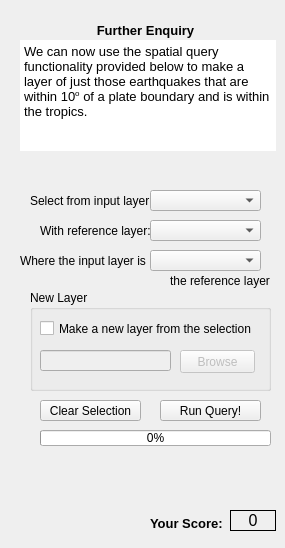
  <widget class="QWizardPage" name="wizardPage12">
   <widget class="QLabel" name="label_55">
    <property name="geometry">
     <rect>
      <x>20</x>
      <y>250</y>
      <width>131</width>
      <height>21</height>
     </rect>
    </property>
    <property name="text">
     <string>Where the input layer is :</string>
    </property>
   </widget>
   <widget class="QLabel" name="label_66">
    <property name="geometry">
     <rect>
      <x>170</x>
      <y>270</y>
      <width>101</width>
      <height>21</height>
     </rect>
    </property>
    <property name="text">
     <string>the reference layer</string>
    </property>
   </widget>
   <widget class="QProgressBar" name="queryProgBar_2">
    <property name="geometry">
     <rect>
      <x>40</x>
      <y>430</y>
      <width>231</width>
      <height>16</height>
     </rect>
    </property>
    <property name="value">
     <number>0</number>
    </property>
   </widget>
   <widget class="QPushButton" name="runQuery_2">
    <property name="geometry">
     <rect>
      <x>160</x>
      <y>400</y>
      <width>101</width>
      <height>21</height>
     </rect>
    </property>
    <property name="text">
     <string>Run Query!</string>
    </property>
   </widget>
   <widget class="QGroupBox" name="newLayergroupBox_2">
    <property name="geometry">
     <rect>
      <x>30</x>
      <y>290</y>
      <width>241</width>
      <height>101</height>
     </rect>
    </property>
    <property name="title">
     <string>New Layer</string>
    </property>
    <widget class="QCheckBox" name="newLayercheckBox_2">
     <property name="geometry">
      <rect>
       <x>10</x>
       <y>30</y>
       <width>241</width>
       <height>17</height>
      </rect>
     </property>
     <property name="text">
      <string>Make a new layer from the selection</string>
     </property>
    </widget>
    <widget class="QLineEdit" name="queryLineEdit_2">
     <property name="enabled">
      <bool>false</bool>
     </property>
     <property name="geometry">
      <rect>
       <x>10</x>
       <y>60</y>
       <width>131</width>
       <height>21</height>
      </rect>
     </property>
    </widget>
    <widget class="QPushButton" name="queryBrowseButton_2">
     <property name="enabled">
      <bool>false</bool>
     </property>
     <property name="geometry">
      <rect>
       <x>150</x>
       <y>60</y>
       <width>75</width>
       <height>23</height>
      </rect>
     </property>
     <property name="text">
      <string>Browse</string>
     </property>
    </widget>
   </widget>
   <widget class="QLabel" name="label_67">
    <property name="geometry">
     <rect>
      <x>40</x>
      <y>220</y>
      <width>121</width>
      <height>21</height>
     </rect>
    </property>
    <property name="text">
     <string>With reference layer:</string>
    </property>
   </widget>
   <widget class="QLabel" name="label_68">
    <property name="geometry">
     <rect>
      <x>30</x>
      <y>190</y>
      <width>121</width>
      <height>21</height>
     </rect>
    </property>
    <property name="text">
     <string>Select from input layer:</string>
    </property>
   </widget>
   <widget class="QPushButton" name="clearSelection_2">
    <property name="geometry">
     <rect>
      <x>40</x>
      <y>400</y>
      <width>101</width>
      <height>21</height>
     </rect>
    </property>
    <property name="text">
     <string>Clear Selection</string>
    </property>
   </widget>
   <widget class="QComboBox" name="queryComboBox_2">
    <property name="geometry">
     <rect>
      <x>150</x>
      <y>250</y>
      <width>111</width>
      <height>21</height>
     </rect>
    </property>
   </widget>
   <widget class="QComboBox" name="inputComboBox_4">
    <property name="geometry">
     <rect>
      <x>150</x>
      <y>190</y>
      <width>111</width>
      <height>21</height>
     </rect>
    </property>
   </widget>
   <widget class="QComboBox" name="refComboBox_2">
    <property name="geometry">
     <rect>
      <x>150</x>
      <y>220</y>
      <width>111</width>
      <height>21</height>
     </rect>
    </property>
   </widget>
   <widget class="QLabel" name="label_69">
    <property name="geometry">
     <rect>
      <x>150</x>
      <y>508</y>
      <width>81</width>
      <height>31</height>
     </rect>
    </property>
    <property name="font">
     <font>
      <pointsize>10</pointsize>
      <weight>75</weight>
      <bold>true</bold>
     </font>
    </property>
    <property name="text">
     <string>Your Score:</string>
    </property>
   </widget>
   <widget class="QLabel" name="Score_label_11">
    <property name="geometry">
     <rect>
      <x>230</x>
      <y>510</y>
      <width>46</width>
      <height>21</height>
     </rect>
    </property>
    <property name="font">
     <font>
      <pointsize>12</pointsize>
     </font>
    </property>
    <property name="frameShape">
     <enum>QFrame::Panel</enum>
    </property>
    <property name="text">
     <string>0</string>
    </property>
    <property name="alignment">
     <set>Qt::AlignCenter</set>
    </property>
   </widget>
   <widget class="QLabel" name="label_70">
    <property name="geometry">
     <rect>
      <x>70</x>
      <y>20</y>
      <width>151</width>
      <height>21</height>
     </rect>
    </property>
    <property name="font">
     <font>
      <pointsize>10</pointsize>
      <weight>75</weight>
      <bold>true</bold>
     </font>
    </property>
    <property name="text">
     <string>Further Enquiry</string>
    </property>
    <property name="alignment">
     <set>Qt::AlignCenter</set>
    </property>
   </widget>
   <widget class="QTextBrowser" name="textBrowser_9">
    <property name="geometry">
     <rect>
      <x>20</x>
      <y>40</y>
      <width>256</width>
      <height>111</height>
     </rect>
    </property>
    <property name="frameShape">
     <enum>QFrame::NoFrame</enum>
    </property>
    <property name="frameShadow">
     <enum>QFrame::Plain</enum>
    </property>
    <property name="html">
     <string>&lt;!DOCTYPE HTML PUBLIC &quot;-//W3C//DTD HTML 4.0//EN&quot; &quot;http://www.w3.org/TR/REC-html40/strict.dtd&quot;&gt;
&lt;html&gt;&lt;head&gt;&lt;meta name=&quot;qrichtext&quot; content=&quot;1&quot; /&gt;&lt;style type=&quot;text/css&quot;&gt;
p, li { white-space: pre-wrap; }
&lt;/style&gt;&lt;/head&gt;&lt;body style=&quot; font-family:'MS Shell Dlg 2'; font-size:8.25pt; font-weight:400; font-style:normal;&quot;&gt;
&lt;p style=&quot; margin-top:0px; margin-bottom:0px; margin-left:0px; margin-right:0px; -qt-block-indent:0; text-indent:0px;&quot;&gt;&lt;span style=&quot; font-size:10pt;&quot;&gt;We can now use the spatial query functionality provided below to make a layer of just those earthquakes that are within 10&lt;/span&gt;&lt;span style=&quot; font-size:10pt; vertical-align:super;&quot;&gt;o&lt;/span&gt;&lt;span style=&quot; font-size:10pt;&quot;&gt; of a plate boundary and is within the tropics.&lt;/span&gt;&lt;/p&gt;&lt;/body&gt;&lt;/html&gt;</string>
    </property>
   </widget>
  </widget>
